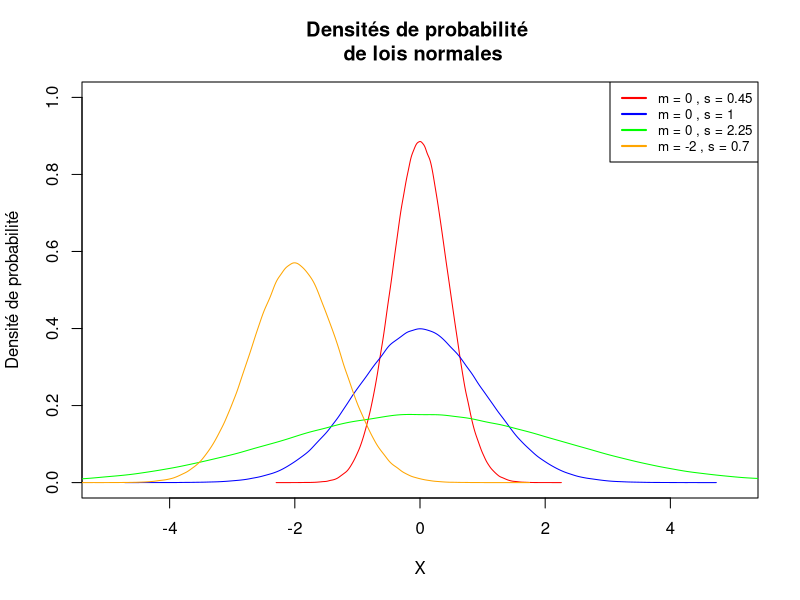
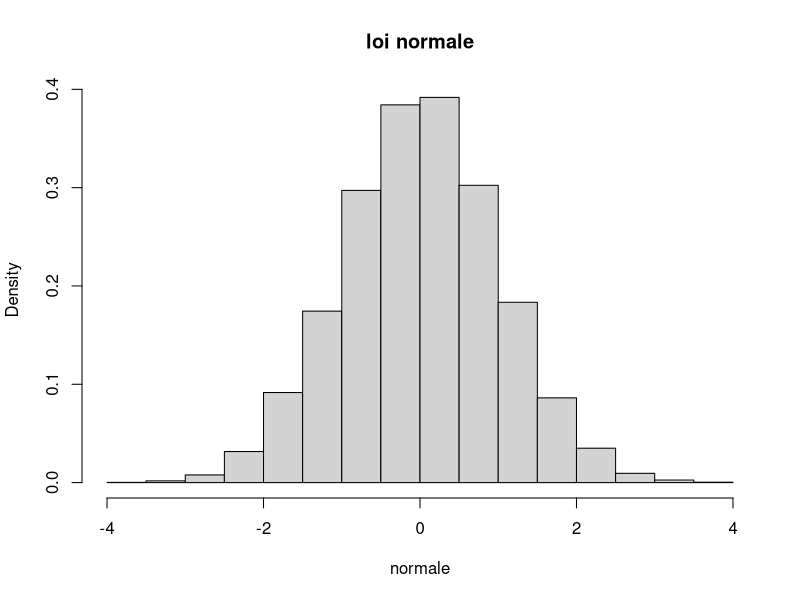
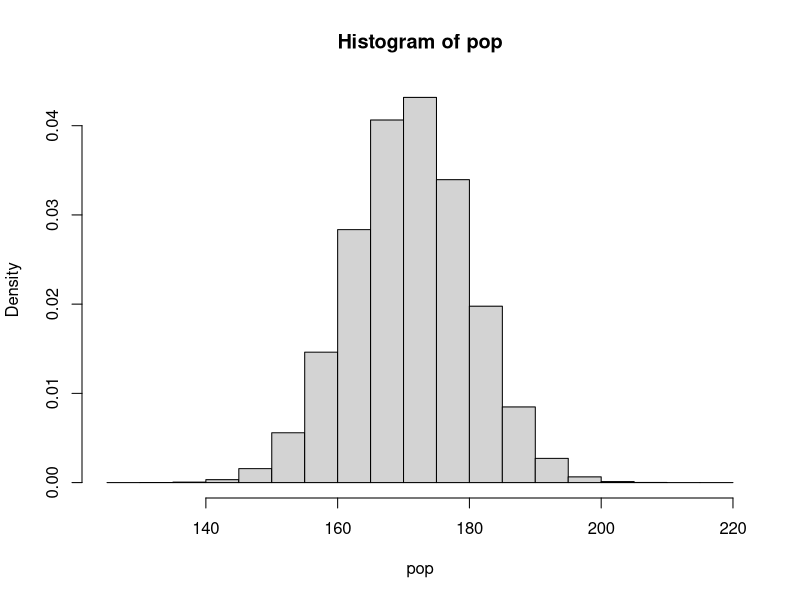

Reproduce these figures in R, in order.
# Créer une toile de fond vide pour le graphique
par(mfrow = c(1,1))
plot(NA, xlim=c(-5, 5), ylim=c(0, 1), xlab="X", 
     ylab="Densité de probabilité", 
     main="Densités de probabilité \n de lois normales")
# Tracer la densité de probabilité pour chaque simulation
moyennes <- c(0, 0, 0, -2)
sigmas <- c(0.45, 1, 2.25, 0.7)
colors <- c("red", "blue", "green", "orange")
legend_labels <- c()
for (i in 1:length(moyennes)) {
  serie = rnorm(n = 1000000, 
                mean = moyennes[i], 
                sd = sigmas[i])
  lines(density(serie), col = colors[i])
  legend_labels <- c(legend_labels, paste("m =", moyennes[i], ",", "s =", sigmas[i]))
}

# Ajouter une légende
legend("topright", legend=legend_labels, col=colors, lwd=2, cex=0.8)

#loi normale
normale = rnorm(10000, mean = 0, sd = 1)
hist(normale, main = "loi normale", probability = TRUE)
median(normale)
quantile(normale)
quantile(normale, c(0.1,0.2,0.3,0.4,0.5,0.6,0.7,0.8,0.9))
quantile(normale, 0.95)
qnorm(0.95, 0, 1)
pnorm(1.644854, 0, 1)
qnorm(0.975, 0, 1)
pnorm(1.96, 0, 1)

#matrice proba
lignes = seq(from = 0, to = 3.9, by = 0.1)
colonnes = seq(from = 0, to = 0.09, by = 0.01)

proba_colonne = c()
for (i in colonnes) 
  {
    proba_ligne = c()
    for (j in lignes) 
      {
        quantiles = i + j
        proba = round(pnorm(quantiles, 0, 1), digits = 4)
        proba_ligne = c(proba_ligne, proba)
      }
    proba_colonne = cbind(proba_colonne, proba_ligne)
}
View(proba_colonne)
class(proba_colonne)
table = data.frame(proba_colonne)
colnames(table) = colonnes
rownames(table) = lignes
View(table)
pop = rnorm(10000000, 171, 9)
mean(pop)
sd(pop)
hist(pop, probability = TRUE)
#observé
pop190 = pop[pop < 190]
length(pop190)
length(pop190) / length(pop)

#en théorie
pnorm(q = 190, mean=mean(pop), sd=sd(pop))*1e7

#observé
pop200 = pop[pop >= 200]
length(pop200)
length(pop200) / length(pop)

#en théorie
#proba de P( X < 200cm)
proba_inf_200 = pnorm(q = 200, mean=mean(pop), sd=sd(pop))
#proba de P( X >= 200cm)
1 - proba_inf_200
